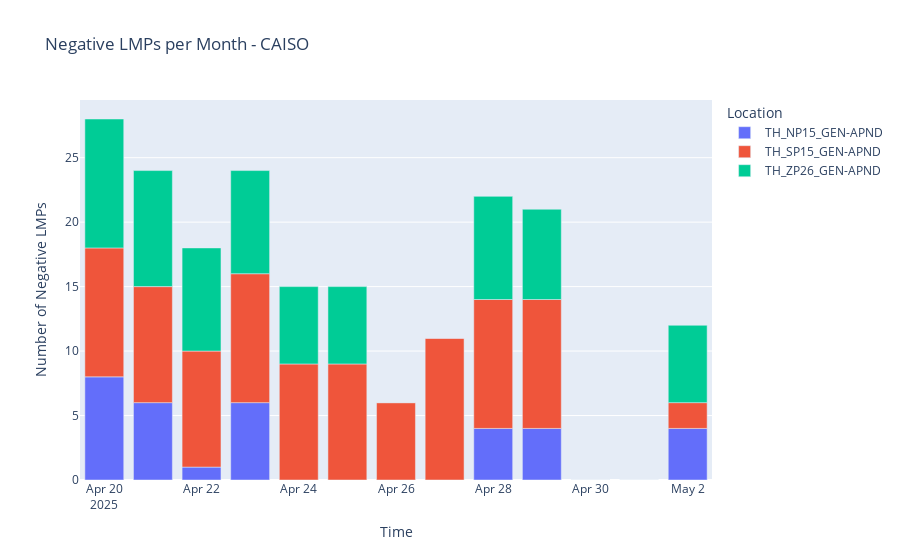

Notebook source saved alongside this figure:
### Code cell
negative_lmps = lmp_df[lmp_df["LMP"] < 0].set_index("Time")
negative_per_day = (
    negative_lmps.groupby("Location").resample("D")["LMP"].count().reset_index()
)

fig = px.bar(
    negative_per_day,
    x="Time",
    y="LMP",
    title="Negative LMPs per Month - CAISO",
    color="Location",
)

fig.update_yaxes(title="Number of Negative LMPs")
fig.show()

### Figure 1 — Plotly figure (JSON) as saved in the notebook; plotly's stock layout.template omitted (floating-point values rounded to 4 significant figures)
{"data": [{"hovertemplate": "Location=TH_NP15_GEN-APND<br>Time=%{x}<br>LMP=%{y}<extra></extra>", "legendgroup": "TH_NP15_GEN-APND", "marker": {"color": "#636efa", "pattern": {"shape": ""}}, "name": "TH_NP15_GEN-APND", "orientation": "v", "showlegend": true, "textposition": "auto", "type": "bar", "x": ["2025-04-20T00:00:00.000000000", "2025-04-21T00:00:00.000000000", "2025-04-22T00:00:00.000000000", "2025-04-23T00:00:00.000000000", "2025-04-24T00:00:00.000000000", "2025-04-25T00:00:00.000000000", "2025-04-26T00:00:00.000000000", "2025-04-27T00:00:00.000000000", "2025-04-28T00:00:00.000000000", "2025-04-29T00:00:00.000000000", "2025-04-30T00:00:00.000000000", "2025-05-01T00:00:00.000000000", "2025-05-02T00:00:00.000000000"], "xaxis": "x", "y": [8, 6, 1, 6, 0, 0, 0, 0, 4, 4, 0, 0, 4], "yaxis": "y"}, {"hovertemplate": "Location=TH_SP15_GEN-APND<br>Time=%{x}<br>LMP=%{y}<extra></extra>", "legendgroup": "TH_SP15_GEN-APND", "marker": {"color": "#EF553B", "pattern": {"shape": ""}}, "name": "TH_SP15_GEN-APND", "orientation": "v", "showlegend": true, "textposition": "auto", "type": "bar", "x": ["2025-04-20T00:00:00.000000000", "2025-04-21T00:00:00.000000000", "2025-04-22T00:00:00.000000000", "2025-04-23T00:00:00.000000000", "2025-04-24T00:00:00.000000000", "2025-04-25T00:00:00.000000000", "2025-04-26T00:00:00.000000000", "2025-04-27T00:00:00.000000000", "2025-04-28T00:00:00.000000000", "2025-04-29T00:00:00.000000000", "2025-04-30T00:00:00.000000000", "2025-05-01T00:00:00.000000000", "2025-05-02T00:00:00.000000000"], "xaxis": "x", "y": [10, 9, 9, 10, 9, 9, 6, 11, 10, 10, 0, 0, 2], "yaxis": "y"}, {"hovertemplate": "Location=TH_ZP26_GEN-APND<br>Time=%{x}<br>LMP=%{y}<extra></extra>", "legendgroup": "TH_ZP26_GEN-APND", "marker": {"color": "#00cc96", "pattern": {"shape": ""}}, "name": "TH_ZP26_GEN-APND", "orientation": "v", "showlegend": true, "textposition": "auto", "type": "bar", "x": ["2025-04-20T00:00:00.000000000", "2025-04-21T00:00:00.000000000", "2025-04-22T00:00:00.000000000", "2025-04-23T00:00:00.000000000", "2025-04-24T00:00:00.000000000", "2025-04-25T00:00:00.000000000", "2025-04-26T00:00:00.000000000", "2025-04-27T00:00:00.000000000", "2025-04-28T00:00:00.000000000", "2025-04-29T00:00:00.000000000", "2025-04-30T00:00:00.000000000", "2025-05-01T00:00:00.000000000", "2025-05-02T00:00:00.000000000"], "xaxis": "x", "y": [10, 9, 8, 8, 6, 6, 0, 0, 8, 7, 0, 0, 6], "yaxis": "y"}], "layout": {"barmode": "relative", "legend": {"title": {"text": "Location"}, "tracegroupgap": 0}, "title": {"text": "Negative LMPs per Month - CAISO"}, "xaxis": {"anchor": "y", "domain": [0, 1], "title": {"text": "Time"}}, "yaxis": {"anchor": "x", "domain": [0, 1], "title": {"text": "Number of Negative LMPs"}}}}
